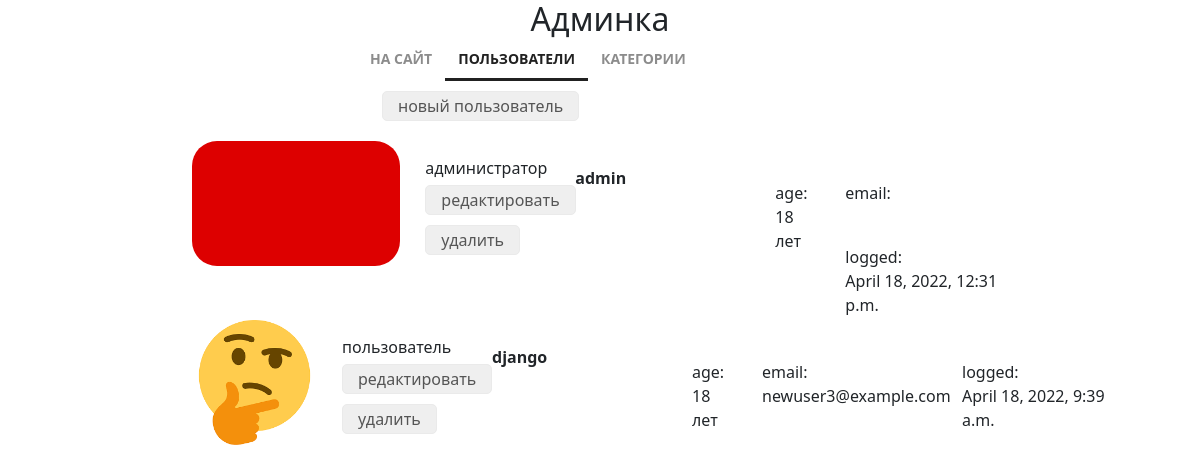
/control/users/ (signed in), run on an earlier commit of the app's database.
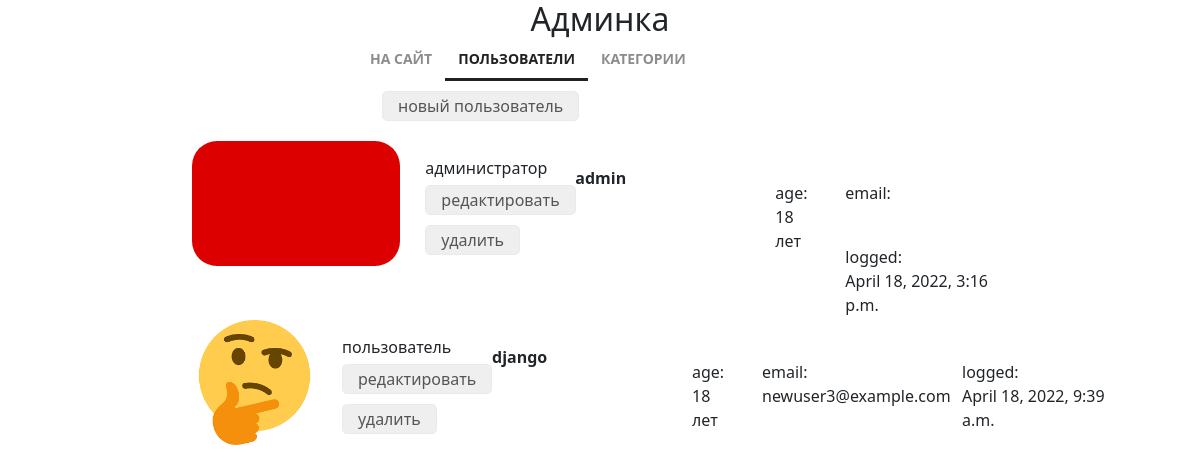
And on a later commit of the database.
### authapp/models.py (models this page shows, shortened)
class ShopUser(AbstractUser):
    avatar = models.ImageField(upload_to='users_avatars', blank=True, verbose_name='аватар', default='default.jpg')
    age = models.PositiveSmallIntegerField(verbose_name='возраст', null=True, default=18)
    activate_key = models.CharField(max_length=128, verbose_name='Ключ активации', blank=True, null=True)
    activate_key_expired = models.DateTimeField(blank=True, null=True)

### adminapp/views.py (the view)
# urls.py: path('users/', views.UserListView.as_view(), name='user_list'),
class UserListView(AccessMixin, ListView):
    template_name = 'adminapp/users.html'
    model = ShopUser
    ordering = '-is_active'

### adminapp/templatetags/my_tags.py (called while the page is built)
def media_for_users(img_path):
    if not img_path:
        img_path = "users_avatars/default.jpg"
    return f'{settings.MEDIA_URL}{img_path}'

### adminapp/views.py (called while the page is built)
    @method_decorator(user_passes_test(lambda u: u.is_superuser))
    def dispatch(self, request, *args, **kwargs):
        return super().dispatch(request, *args, **kwargs)

### mainapp/context_processors.py (called while the page is built)
def basket(request):
    basket_items = []
    if request.user.is_authenticated:
        basket_items = Basket.objects.filter(user=request.user)
    return {
        'basket': basket_items,
    }

### adminapp/templates/adminapp/users.html (shortened to what this page needs)
{% extends 'adminapp/base.html' %}
{% load static %}
{% load my_tags %}
{% block content %}
  <div class="users_list">
    <button class="new_user">
      <a href="{% url 'adminapp:user_create' %}">
        новый пользователь
      </a>
    </button>
    {% for object in object_list %}
      <div
       class="user_record {% if not object.is_active %}not_active{% endif %}">
        <img
          src="{{ object.avatar|media_for_users }}"
          alt="{{ object.username }}">
        <div class="user_role">
          {% if object.is_superuser %}
            администратор
          {% else %}
            пользователь
          {% endif %}
          <button>
            <a href="{% url 'adminapp:user_update' object.pk %}">
              редактировать
            </a>
          </button>
          <button>
            <a href="{% url 'adminapp:user_delete' object.pk %}">
              {% if object.is_active %}
                удалить
              {% else %}
                восстановить
              {% endif %}
            </a>
          </button>
        </div>
        <div class="user_name">
          <p><strong>{{ object.username }}</strong></p>
        </div>
        <div class="user_age">
          age:<br>
          {{ object.age }} лет
        </div>
        <div class="user_email">
          email:<br>
          {{ object.email }}
        </div>
        <div class="user_lastlogin">
          logged:<br>
          {{ object.last_login }}
        </div>
      </div><br>
    {% endfor%}
  </div>
{% endblock %}

What changed in the data, as far as the page shows it:
changed ShopUser "admin": last_login "April 18, 2022, 12:31 p.m." → "April 18, 2022, 3:16 p.m."
